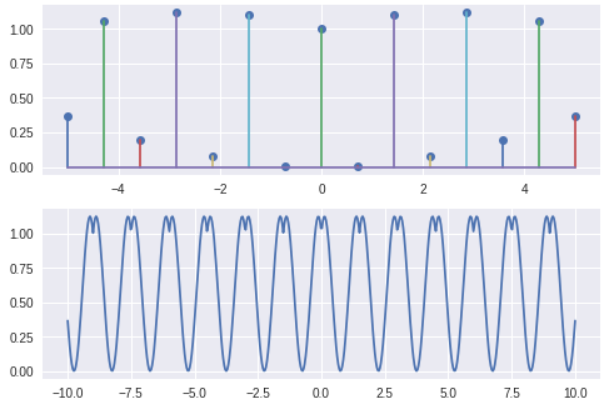

This chart was generated by the following Python code:
import matplotlib.pyplot as plt
import numpy as np

x1 = np.linspace(-5, 5, 15)
x2 = np.linspace(-10, 10, 500)

y1 = np.absolute(np.sin(x1 * 2 * np.pi /3 )) + np.cos(x1 * 4 * np.pi / 3)
y2 = np.absolute(np.sin(x2 * 2 * np.pi /3 )) + np.cos(x2 * 4 * np.pi / 3)

plt.subplot(2, 1, 1)
plt.stem(x1, y1, '-')
plt.subplot(2, 1, 2)
plt.plot(x2, y2, '-')
